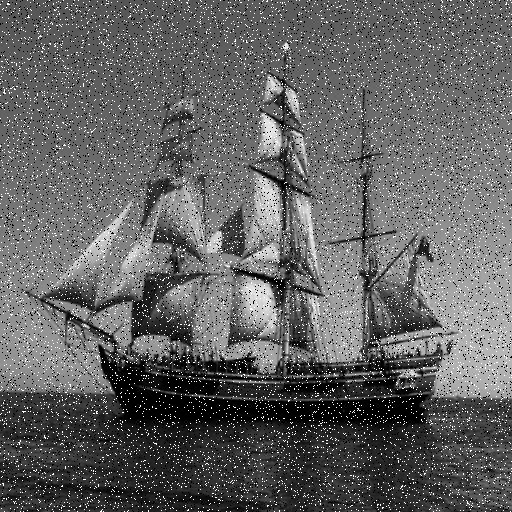
#> input picture Lectures/img/NoisyShip.png, 512 x 512 px
$ jupyter execute 06_DigitalSignalProcessing-DataAnalysis.ipynb   (shell and % lines are left out)
#> lines starting #> are read from the running program, lines starting #| are printed output that depends on the picture; after the words box and inside, x2 and y2 are one past the last pixel; in counts of white or black regions, pixels touching at a corner belong together
# Introduction to Digital Signal Processing and Data Analysis

In many cases one does not know before hand what is the frequency of the harmonic that needs to be filtered when setting up a measurement system, or the sensor starts drifting over time creating low frequency oscillations.  Luckily it is possible to remove the noise component in a post processing manner using the principles of signal processing.  Here we are going to only see a few aspects of this very exciting tool.  We are going to first start with creating our own digital filters using FFT, then we will use built-in functions to do real filters, like Butterworth.  Finally, we will see some other tools that will be useful to interpret data.

[cell 1]
import numpy
from matplotlib import pyplot

Ts = 1
fs = 2**12
timestep = 1/fs
N = Ts*fs
t = numpy.arange(0,Ts,timestep)
f_t = 4*numpy.sin(2*numpy.pi*2*t-numpy.pi/4)+0.4*numpy.sin(2*numpy.pi*1000*t)
sp = numpy.fft.fft(f_t) # compute FFT

freq = numpy.fft.fftfreq(N, d=timestep)

pyplot.plot(freq, abs(sp));

freq1 = freq[range(int(fs/2))]
sp1 = sp[range(int(fs/2))]
pyplot.plot(freq1,abs(sp1));

[cell 2]
#frq = numpy.arange(int(fs))
#frq = frq[range(int(fs/2))] # one side frequency range
#sp = sp[range(int(fs/2))]
phase = numpy.arctan2(sp.imag,sp.real)

fig, ax = pyplot.subplots(3, 1)
ax[0].plot(t,f_t,'b-')
ax[0].set_xlabel('Time')
ax[0].set_ylabel('Amplitude')
ax[1].plot(freq1,abs(sp1)*2/N,'r.') # plotting the spectrum
ax[1].set_xlabel('Freq (Hz)')
ax[1].set_ylabel('|sp(freq)|')
ax[2].plot(freq1,phase[range(int(fs/2))]*180/numpy.pi,'r.') # plotting the spectrum
ax[2].set_xlabel('Freq (Hz)')
ax[2].set_ylabel('Phase (deg)');

The phase does not look good because we are dividing 0/0 where there are no harmonics. Let's set the fft/phase there to 0 to remove this numerical artifact.

[cell 3]
epsilon = 1e-8
low_values_flags = abs(sp) < epsilon  # Where values are low
sp[low_values_flags] = 0

phase2 = numpy.arctan2(sp.imag,sp.real)
#phase2[low_values_flags]=0

[cell 4]
fig, ax = pyplot.subplots(3, 1)
ax[0].plot(t,f_t,'b-')
ax[0].set_xlabel('Time')
ax[0].set_ylabel('Amplitude')
ax[1].plot(freq1,abs(sp1)*2/N,'r.') # plotting the spectrum
ax[1].set_xlabel('Freq (Hz)')
ax[1].set_ylabel('|sp(freq)|')
ax[2].plot(freq1,phase2[range(int(fs/2))]*180/numpy.pi,'r.') # plotting the spectrum
#ax[2].plot(frq,phase*180/numpy.pi*sp,'r.') # plotting the spectrum
ax[2].set_xlabel('Freq (Hz)')
ax[2].set_ylabel('Phase (deg)');

## 'Ideal' Filters with FFT

The data are filtered in Fourier space by setting frequencies of interest to 0 and keeping the other frequencies.  The procedure is as follow:
> 1- take FFT of temporal data of interest

> 2- create a mask: set frequencies we wish to keep at 1, the ones we wish to remove to 0

> 3- multiply the FFT by the mask

> 4- recover the filtered temporal data by taking the inverse FFT of the masked spectrum.

[cell 5]
LPF = numpy.zeros(len(freq))

fc = 100
LP_flags = abs(freq) < fc
LPF[LP_flags] = 1

fig = pyplot.figure(figsize=(6,6))
pyplot.plot(freq,LPF);

Let's apply this to the original spectra.

[cell 6]
sp_LPF = sp*LPF
phase_LPF = numpy.arctan2(sp_LPF.imag,sp_LPF.real)

fig, ax = pyplot.subplots(2, 1)
ax[0].plot(freq1,abs(sp_LPF[range(int(fs/2))])*2/N,'r.')
ax[0].set_ylabel('|sp(freq)|')
ax[1].set_xlabel('Freq (Hz)')
ax[1].set_ylabel('phase (deg)')
ax[1].plot(freq1,phase_LPF[range(int(fs/2))]*180/numpy.pi,'r.');

reconstruct filtered signal.

[cell 7]
f_t_LPF = numpy.fft.ifft(sp_LPF)
fig = pyplot.figure(figsize=(6,6))
pyplot.plot(f_t_LPF.real);

Let's now look into 2D data by using images contaminated with noise and see how to correct for it.  Imaging is a case where it is difficult if not impossible to do many types of signal conditioning beyond what is within the camera.  Fortunately, there exists a broad range of digital image processing tools that we can use.

[cell 8]
import imageio
image = imageio.imread('img/NoisyShip.png')
#> image is the input picture: shape (512, 512); min 0, max 255, mean 98.3
fig = pyplot.figure(figsize=(6,6))
pyplot.imshow(image, cmap='gray');

The image above is contaminated by a high frequency (small spatial pattern) random noise called ''salt and pepper'' noise.  Let's look at the spectra of this image.

[cell 9]
FF = numpy.fft.fft2(image)
FF_s = numpy.fft.fftshift(FF)

phase = numpy.arctan2(FF.imag,FF.real)
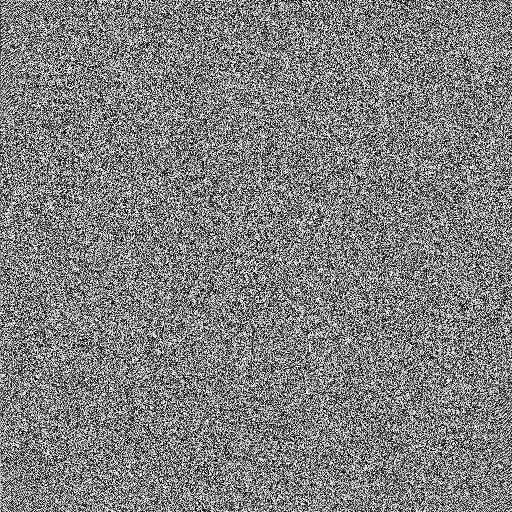
#> phase: shape (512, 512) float64; min -3.14, max 3.14, mean 2.4e-05; drawn with min black and max white
phase_s = numpy.fft.fftshift(phase)
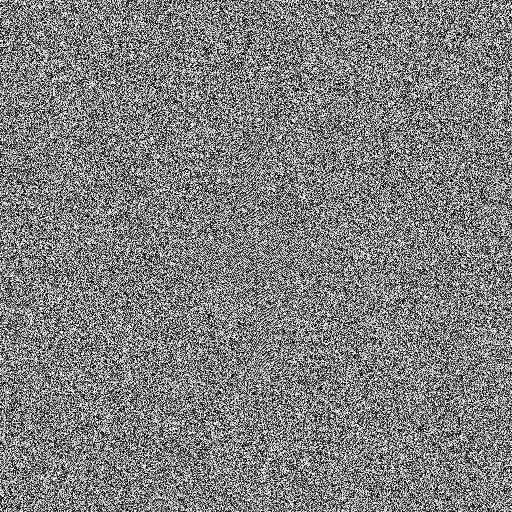
#> phase_s: shape (512, 512) float64; min -3.14, max 3.14, mean 2.4e-05; drawn with min black and max white

fig = pyplot.figure(figsize=(6,6))
pyplot.imshow(numpy.log(abs(FF_s)), cmap ='gray');

fig = pyplot.figure(figsize=(6,6))
pyplot.imshow(phase_s, cmap ='gray');

[cell 10]
epsilon = 1e-8
low_values_flags = abs(FF) < epsilon  # Where values are low
FF[low_values_flags] = 0

FF_s = numpy.fft.fftshift(FF)

phase = numpy.arctan2(FF.imag,FF.real)
phase_s = numpy.fft.fftshift(phase)

fig = pyplot.figure(figsize=(6,6))
pyplot.imshow(numpy.log(abs(FF_s)), cmap ='gray');

fig = pyplot.figure(figsize=(6,6))
pyplot.imshow(phase_s, cmap ='gray');

[cell 11]
# Let's define a mask to remove the high frequency noise
dims = image.shape
mask = numpy.zeros(dims)
r = dims[0]/2/3
xc = dims[0]/2
yc = dims[1]/2

for x in range(dims[0]-1):
    for y in range(dims[1]-1):
        if (x-xc)**2+(y-yc)**2 < r**2:
            mask[x,y]=1
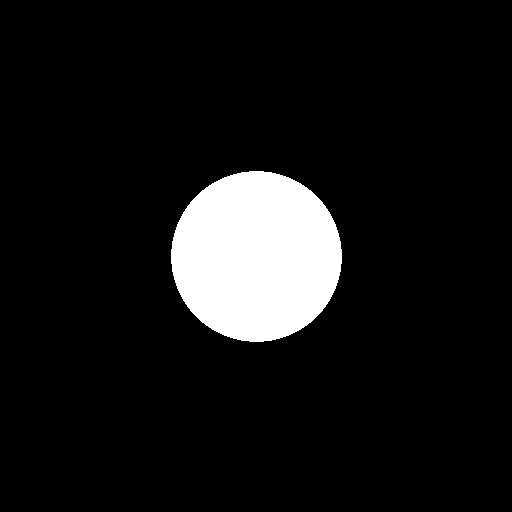
#> mask: shape (512, 512) float64; values 0 (black) and 1 (white), 8.7% white; 1 white region, box (x1, y1, x2, y2) and area: (171, 171, 342, 342) 22877

pyplot.imshow(mask,cmap='gray')
pyplot.show()

[cell 12]
# Let's apply the mask to the shifted FFT of the image

FF_s_LPF = FF_s*mask

fig = pyplot.figure(figsize=(6,6))
pyplot.imshow(numpy.log(abs(FF_s_LPF)), cmap ='gray');

FF_LPF = numpy.fft.ifftshift(FF_s_LPF)
fig = pyplot.figure(figsize=(6,6))
pyplot.imshow(numpy.log(abs(FF_LPF)), cmap ='gray');

[cell 13]
image_LPF = numpy.fft.ifft2(FF_LPF)
fig,ax = pyplot.subplots(1,2,figsize=(10,10))
ax[0].imshow(image, cmap='gray')
ax[1].imshow(image_LPF.real, cmap ='gray');

[cell 14]
# we can also define a high pass filter to only keep the salt and pepper noise.
mask_HPF = 1 - mask
fig = pyplot.figure(figsize=(6,6))
pyplot.imshow(mask_HPF, cmap ='gray');

[cell 15]
FF_s_HPF = FF_s*mask_HPF

fig = pyplot.figure(figsize=(6,6))
pyplot.imshow(numpy.log(abs(FF_s_HPF)), cmap ='gray');

[cell 16]
FF_HPF = numpy.fft.ifftshift(FF_s_HPF)
image_HPF = numpy.fft.ifft2(FF_HPF)
fig,ax = pyplot.subplots(1,2,figsize=(10,10))
ax[0].imshow(image, cmap='gray')
ax[1].imshow(image_HPF.real, cmap ='gray');

## Butterworth filters
Let's do Butterworth filters:

We will use the built-in functions of the signal processing libraries of python.

[cell 17]
from scipy import signal

b, a = signal.iirfilter(4, [100], 1, 60, analog=True, btype='lowpass',ftype='butter')
w, h = signal.freqs(b, a, worN=numpy.logspace(0, 4, 1000))
pyplot.semilogx(w, 20 * numpy.log10(abs(h)))
pyplot.xlabel('Frequency')
pyplot.ylabel('Amplitude response [dB]')
pyplot.grid()
pyplot.show()

Let's apply this to a noisy dataset.  Here we will introduce two new concepts in the data: harmonic is not constant (changes in time) and there is random noise.

The function (without) random noise is:
\begin{align*}
x (t) = 1.0\sin(2\pi 0.75 t(1-t) + 2.1) +
0.1 \sin (2 \pi 1.5t + 1) + 0.18 \cos(2 \pi 3.75 t)
\end{align*}

[cell 18]
N1 = 201
t1_0 = 0
t1_1 = 2
t1 = numpy.linspace(t1_0,t1_1,N1)
x = 1.0*numpy.sin(2*numpy.pi*0.75*t1*(1-t1) + 2.1) +\
0.1*numpy.sin(2*numpy.pi*1.5*t1 + 1) +\
0.18*numpy.cos(2*numpy.pi*3.75*t1)
noise = numpy.random.randn(len(t1)) * 0.8
xn = x + noise

pyplot.figure
pyplot.plot(t1,x,'k');
pyplot.plot(t1,xn,'b');
pyplot.legend(('clean signal','noisy signal'), loc='best');

Let's look at the spectra of this filter

[cell 19]
sp_xn = numpy.fft.fft(xn) # compute FFT
timestep1 = (t1_1-t1_0)/(N1-1)
freq1 = numpy.fft.fftfreq(N1, d=timestep1)

pyplot.plot(freq1[range(int(N1/2))],abs(sp_xn[range(int(N1/2))])*2/N1);

Note: this is different than what we are used to...

Let's replot the spectra removing the random noise component.

[cell 20]
sp_x = numpy.fft.fft(x) # compute FFT

pyplot.plot(freq1[range(int(N1/2))],abs(sp_x[range(int(N1/2))])*2/N1);

Ok.  This looks more like signal we are used to analyse so far, except for the time varying harmonic, which is spread over a broad range of frequencies.  Let's look at the spectra of the noise by itself.

[cell 21]
sp_noise = numpy.fft.fft(noise) # compute FFT

pyplot.plot(freq1[range(int(N1/2))],abs(sp_noise[range(int(N1/2))])*2/N1);

Random noise has a uniform spectrum...  We won't be able to entirely filter it out.  One can see it better by increasing the number of samples.

Let's now apply a digital filter to it and see if we can filter some of the noise.

[cell 22]
# This is a low pass Butterworth filter of order 8 and fc =15.
n_order = 16
fs1 = 1/timestep1 # Sampling frequency (Hz)
fc = 10 # Cuttoff frequency (Hz)
print(fs1, fc)
b, a = signal.iirfilter(n_order, [fc/fs1], analog=False, btype='lowpass',ftype='butter')

Let's apply the filter to $x_n$, use lfilter_zi to choose the initial condition of the filter:

[cell 23]
zi = signal.lfilter_zi(b, a)
z, _ = signal.lfilter(b, a, xn, zi=zi*xn[0])
pyplot.figure(figsize=(10,6))
pyplot.plot(t1, x, 'k')
pyplot.plot(t1, xn, 'b', alpha=0.75)
pyplot.plot(t1, z, 'r--')
pyplot.legend(('clean signal','noisy signal', 'lfilter'), loc='best')
pyplot.grid(True)
pyplot.show()

We can recognize some of the features of Butterworth low-pass filters: the filtered signal lags the original.

> Play with the order and cutoff frequency and see how this affects the filtered signal.

Python has a function that allows to filter the data without introducing lags, 'filtfilt'.  Its order is twice the order selected for the original function, so we are going to apply the Butterwort filter a second time to compare the two functions.

[cell 24]
z2, _ = signal.lfilter(b, a, z, zi=zi*z[0])
y = signal.filtfilt(b, a, xn)

pyplot.figure(figsize=(10,6))
pyplot.plot(t1, x, 'k', alpha=0.75)
pyplot.plot(t1, xn, 'b', alpha=0.75)
#pyplot.plot(t1, z, 'r--')
#pyplot.plot(t1, z2, 'b--')
pyplot.plot(t1, y, 'k--')
pyplot.legend(('clean signal','noisy signal','lfilter, once','lfilter, twice','filtfilt'), loc='best')
pyplot.grid(True)
pyplot.show()

Let's see what effect the filters had on the spectra.

[cell 25]
sp_z2 = numpy.fft.fft(z)
sp_y = numpy.fft.fft(y)

pyplot.figure(figsize=(10,6))
pyplot.plot(freq1[range(int(N1/2))],abs(sp_xn[range(int(N1/2))])*2/N1,'b')
#pyplot.plot(freq1[range(int(N1/2))],abs(sp_x[range(int(N1/2))])*2/N1,'k')
#pyplot.plot(freq1[range(int(N1/2))],abs(sp_z2[range(int(N1/2))])*2/N1,'r--')
pyplot.plot(freq1[range(int(N1/2))],abs(sp_y[range(int(N1/2))])*2/N1,'k--')
pyplot.legend(('original noisy','original, clean','lfilter, twice','filtfilt'), loc='best')
pyplot.grid(True)
pyplot.show()

Let's compare to the results of the 'ideal' spectral filter we created earlier.

[cell 26]
LPF1 = numpy.zeros(len(freq1))
LP1_flags = abs(freq1) < fc
LPF1[LP1_flags] = 1

sp_x_LPF1 = sp_x*LPF1

xn_t_LPF = numpy.fft.ifft(sp_x_LPF1)

pyplot.figure(figsize=(10,6))
pyplot.plot(t1, x, 'k', alpha=0.75)
pyplot.plot(t1, xn, 'b', alpha=0.75)
#pyplot.plot(t1, y, 'k--', alpha=0.75)
pyplot.plot(t1, xn_t_LPF.real,'r')
pyplot.legend(('clean signal','noisy signal','filtfilt','FFT filt'), loc='best')
pyplot.grid(True)
pyplot.show()

What are the most notable differences between the filtering schemes?

## Time domain filtering

All the filters we have seen so far were spectrally based, i.e. we were removing a frequency component of the signal.  Here we are going to see a simple series of function to do filtering in the time domain.  The easiest one is the moving or running average function.  It is useful to prepare data prior to processing and in some cases more relevant than spectral methods.  For your information, with some assumptions behind, it is used extensively in the financial industry for forecasting.

The moving average is defined as:

\begin{align*}
x_{trail,i} = \frac{1}{2N+1} \sum_{j=0}^{2N} x_{i-j}
\end{align*}

In this definition $x_i$ is based on the past $2(N+1)$ values of the variable $x$.  It will trail or lag the trend.

It can also be defined based on the surrounding values.

\begin{align*}
x_{center,i} = \frac{1}{2N+1} \sum_{j=-N}^{N} x_{i-j}
\end{align*}

While this can be easily programmed (and some functions such as smooth do it automatically), the moving average is really a convolution of a kernels of 1 of length N with the original data.  For discrete data, the convolution is the mathematical operation:

\begin{align*}
\left( f \ast g \right)[i] = \sum_{j=-N}^{N} f[i-j]g[j]
\end{align*}

For a centered moving average, the function $g$ is referred as the kernel.  It is $g = [1, 1, \dots , 1]/(2N+1)$.  Using the convolution function enables to switch to different kernels.

Let's apply the moving average function to the time series data $x_n$.

[cell 27]
N = 8 # in the notation convention here, we will have a kernel of 2N+1 points

kernel = numpy.ones(((2*N+1),))/(2*N+1)
xn_MA = numpy.convolve(xn, kernel, mode='same')

pyplot.figure(figsize=(10,6))
pyplot.plot(t1, x, 'k', alpha=0.75)
pyplot.plot(t1, xn, 'b', alpha=0.75)
pyplot.plot(t1, xn_MA,'r')
pyplot.legend(('clean signal','noisy signal','moving average'), loc='best')
pyplot.grid(True)
pyplot.show()

Let's discuss the resulting data.

> Change the value of $N$ and see how you recover the signal.

> What happens when the number of points become too large?

Let's now see a Gaussian filter.  The kernel has to be replaced by a Gaussian distribution of standard deviation $\sigma$.

[cell 28]
sigma = 1
xt = numpy.arange(-3*sigma,3*sigma+1,1)
print(xt)
kernel = 1/numpy.sqrt(2*numpy.pi*sigma**2)*numpy.exp(-xt**2/2*sigma**2)
xn_MA = numpy.convolve(xn, kernel, mode='same')

pyplot.figure(figsize=(6,6))
pyplot.plot(xt,kernel)


pyplot.figure(figsize=(10,6))
pyplot.plot(t1, x, 'k', alpha=0.75)
pyplot.plot(t1, xn, 'b', alpha=0.75)
pyplot.plot(t1, xn_MA,'r')
pyplot.legend(('clean signal','noisy signal','moving average'), loc='best')
pyplot.grid(True)
pyplot.show()
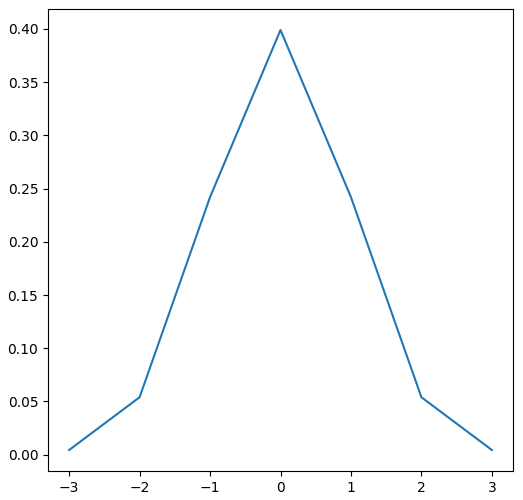
#> figure drawn by matplotlib, 1 panel
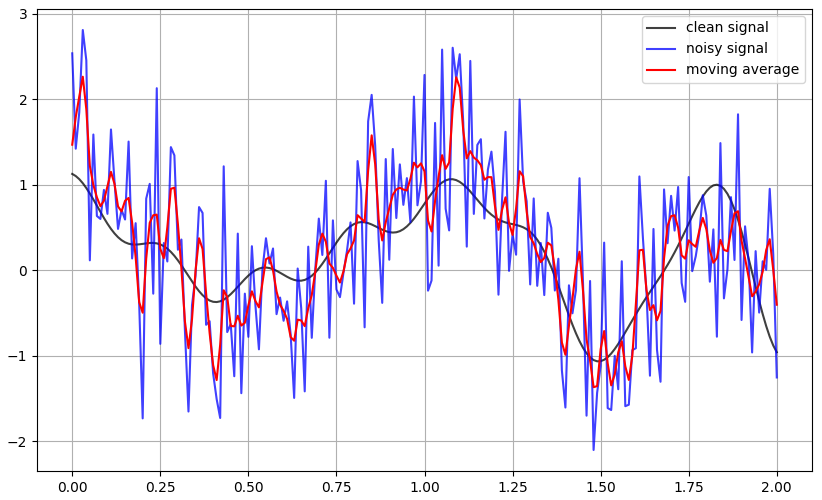
#> figure drawn by matplotlib, 1 panel; curve peaks at x = 0, y = 1.13; curve peaks at x = 0.03, y = 2.81; curve peaks at x = 0.03, y = 2.26

## Other tools of time-series

To illustrate other tools of time series analysis we will reuse a module from your engineering computation on global earth temperature.  If you remember from your engineering computation class one is more interested in the temperature anomaly.

Here are the data.

[cell 29]
fname = 'data/land_global_temperature_anomaly-1880-2016.csv'
year, temp_anomaly = numpy.loadtxt(fname, delimiter=',', skiprows=5, unpack=True)

pyplot.figure(figsize=(10,5))
#Plotting
pyplot.plot(year, temp_anomaly, color='#2929a3', linestyle='-', linewidth=1)
pyplot.title('Land global temperature anomalies. \n')
pyplot.xlabel('Year')
pyplot.ylabel('Land temperature anomaly [°C]')
pyplot.grid();
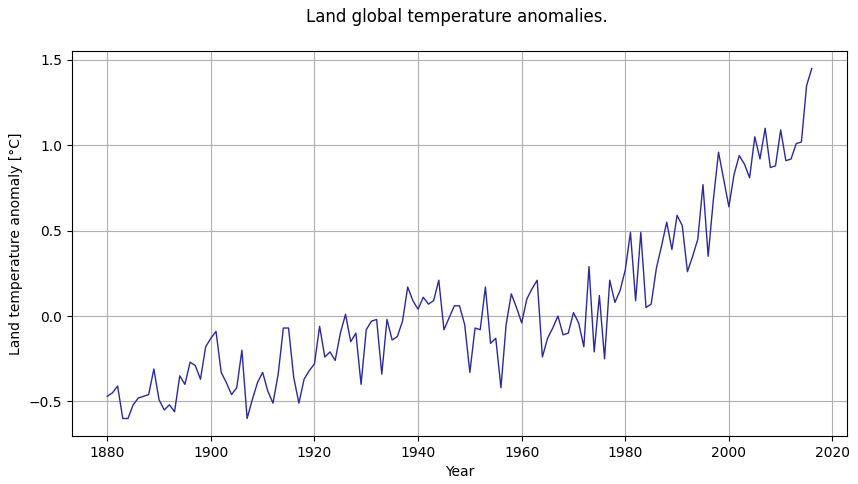
#> figure drawn by matplotlib, 1 panel; curve peaks at x = 2016, y = 1.45

One of the thing you did in your engineering computation class was to plot a trend line on the data.  From there we would hope to be able to estimate if the temperature rise that we can observe on this curve will increase or not.

Before doing a regression, let's first smooth the data: let's remove the high frequency fluctuations and help us determine if there is an underlying trend.  From the tools you have developed so far, how would you propose we do this?

Let's do it first in the time domain:

[cell 30]
N = 7 # in the notation convention here, we will have a kernel of 2N+1 points
kernel = numpy.ones(((2*N+1),))/(2*N+1)
temp_anomaly_MA = numpy.convolve(temp_anomaly, kernel, mode='same')

pyplot.figure(figsize=(10,6))
pyplot.plot(year, temp_anomaly, 'k', alpha=0.75)
pyplot.plot(year, temp_anomaly_MA,'r')
pyplot.legend(('original signal','smoothed signal'), loc='best')
pyplot.title('Land global temperature anomalies. \n')
pyplot.xlabel('Year')
pyplot.ylabel('Land temperature anomaly [°C]')
pyplot.grid();
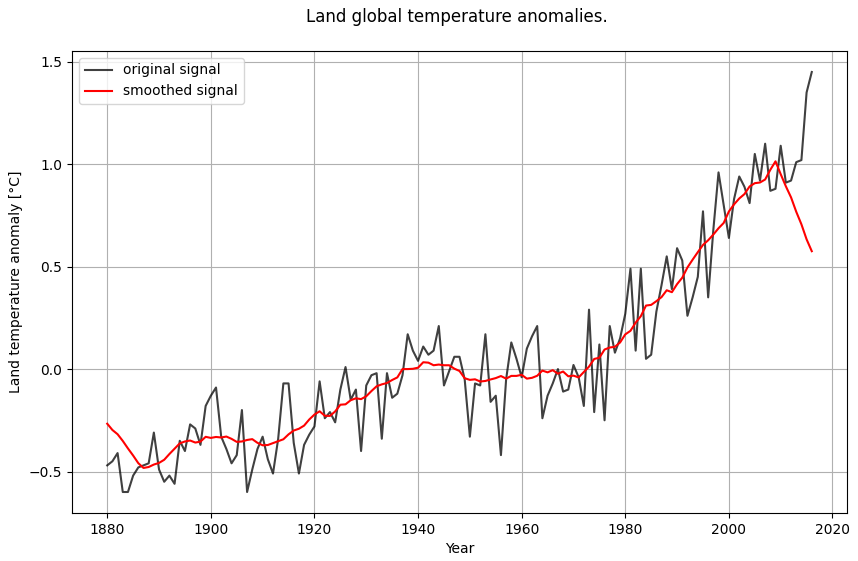
#> figure drawn by matplotlib, 1 panel; curve peaks at x = 2016, y = 1.45; curve peaks at x = 2009, y = 1.01

Now we can see that there is a (complex) trend in the data!

Let's do a linear regression of the data and try to get the global trend.

[cell 31]
# calculate polynomial coefficient
z = numpy.polyfit(year, temp_anomaly, 1)

# create polynomial equation
f = numpy.poly1d(z)
print(f)

[cell 32]
# calculate fitted values
temp_anomaly_fit = f(year)

# Plot outputs
pyplot.plot(year, temp_anomaly_fit, color='red',linewidth=3)
pyplot.plot(year, temp_anomaly);
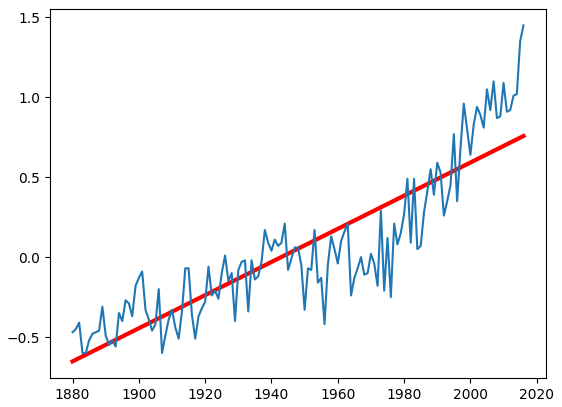
#> figure drawn by matplotlib, 1 panel; curve peaks at x = 2016, y = 0.758; curve peaks at x = 2016, y = 1.45

[cell 33]
# Residuals
residuals = temp_anomaly_fit - temp_anomaly

# add two lines for +- 2 sigma
sigma_residuals = numpy.std(residuals)
print(sigma_residuals)

pyplot.axhline(y=2*sigma_residuals, color='r', linestyle='--')
pyplot.axhline(y=-2*sigma_residuals, color='r', linestyle='--')
pyplot.plot(year, residuals);
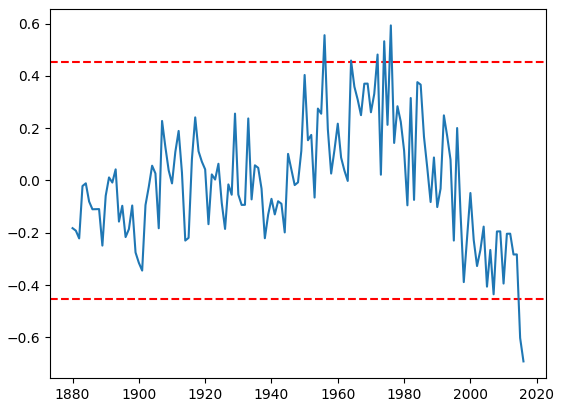
#> figure drawn by matplotlib, 1 panel; curve peaks at x = 1976, y = 0.593

Let's analyze this plot:

> Are the residuals correlated or random?  How would you chek for randomness?

> Do you detect any outliers?  How would you define an outlier?

We will need to define a statistics to identify outliers.

## Autos and cross-correlations

Using data above let's identify if the data are correlated.  To do this, we will use a tool called the auto-correlation function, $R_{yy}$.  It is related to the convolution seen above.  It is a function of the lag, $\tau$:

\begin{align*}
R_{yy}(\tau) = \sum_{i=0}^N y(i)\overline{y(i-\tau)}
\end{align*}
with $\overline{y}$ the complex conjugate of $y$.

The autocorrelation function is a convolution $y(t)$ with $y(-t)$:
\begin{align*}
R_{yy}(\tau) = y(t) \ast \overline{y(-t)}
\end{align*}

The autocorrelation function is normalized by the standard deviation of the distribution to give the autocorrelation coefficients.
\begin{align*}
\rho_{yy}(l) = \frac{R_{yy}(l)}{\sigma_{y}^2} = \frac{\sum_n y(n)y(n-l)}{\sigma_y^2}
\end{align*}
Once normalized, $\rho$ takes values between -1 and +1.

[cell 34]
acf = numpy.correlate(residuals, residuals,"full")
acf2 = numpy.correlate(residuals, residuals)
acc = acf/acf2

N_lags = len(temp_anomaly)
lags = numpy.linspace(-N_lags-1,N_lags-1,num = 2*N_lags-1)

pyplot.plot(lags,acc)
pyplot.xlabel('lag (year)')
pyplot.ylabel('ACC of residuals')
pyplot.axhline(y=2*sigma_residuals, color='r', linestyle='--')
pyplot.axhline(y=-2*sigma_residuals, color='r', linestyle='--')
pyplot.grid();
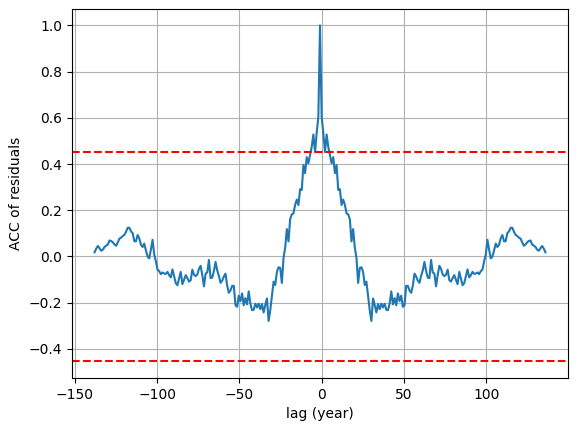
#> figure drawn by matplotlib, 1 panel; curve peaks at x = -1, y = 1
